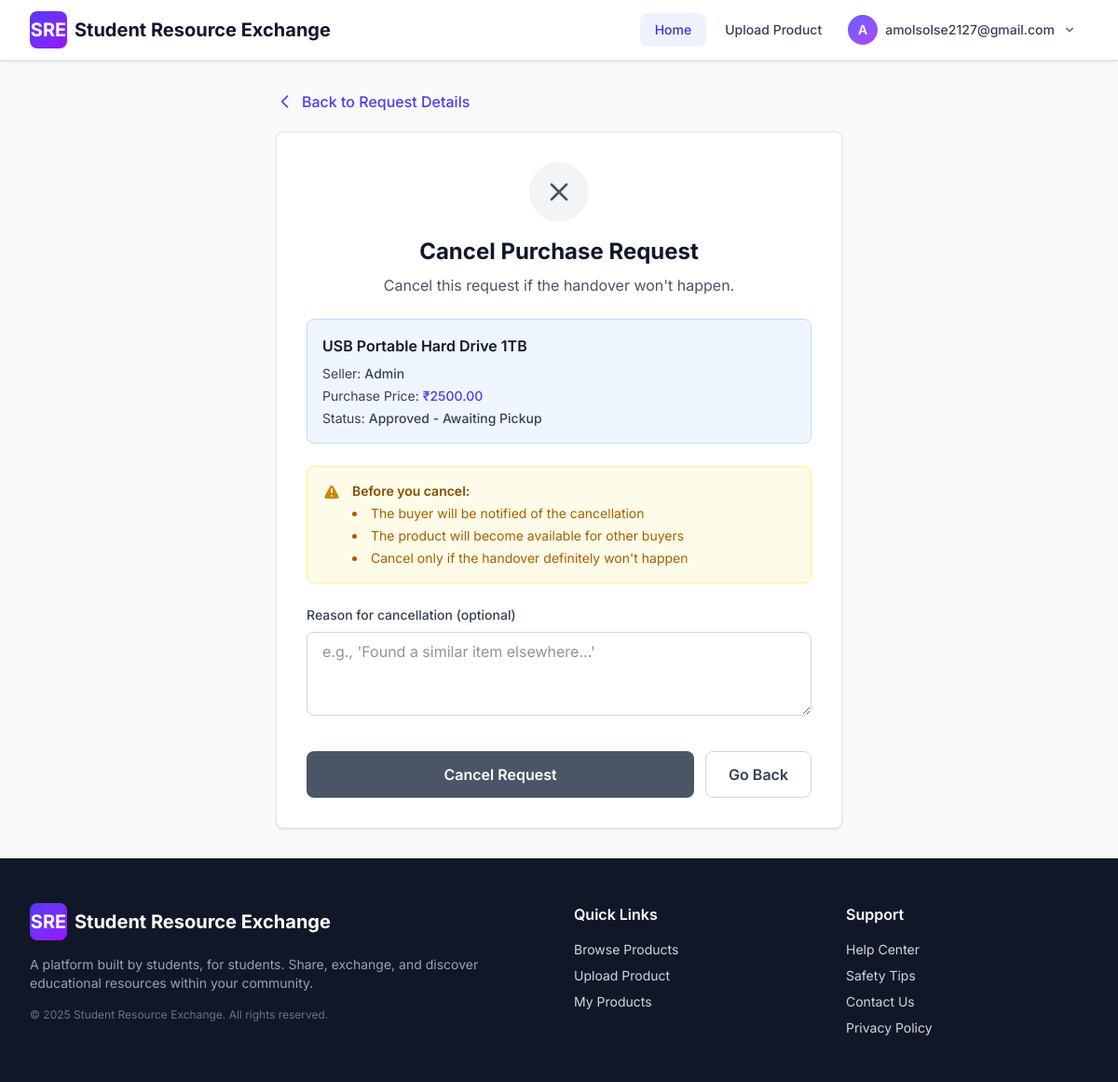
Screenshot of /products/purchase-requests/12/cancel/ (signed in) with the database file from the repository.
### products/models.py (models this page shows, shortened)
class PurchaseRequest(models.Model):
    STATUS_CHOICES = [
        ('pending', 'Pending'),
        ('approved', 'Approved - Awaiting Pickup'),
        ('rejected', 'Rejected'),
        ('completed', 'Completed - Item Delivered'),
        ('cancelled', 'Cancelled'),
    ]
    product = models.ForeignKey(
        Product,
        on_delete=models.CASCADE,
        related_name='purchase_requests'
    )
    buyer = models.ForeignKey(
        User,
        on_delete=models.CASCADE,
        related_name='purchase_requests_made'
    )
    seller = models.ForeignKey(
        User,
        on_delete=models.CASCADE,
        related_name='purchase_requests_received'
    )
    status = models.CharField(
        max_length=20,
        choices=STATUS_CHOICES,
        default='pending'
    )
    message = models.TextField(
        blank=True,
        null=True,
        help_text="Message from buyer to seller"
    )
    purchase_price = models.DecimalField(
        max_digits=10,
        decimal_places=2,
        help_text="Agreed purchase price"
    )
    request_date = models.DateTimeField(auto_now_add=True)
    approved_date = models.DateTimeField(blank=True, null=True)
    completed_date = models.DateTimeField(blank=True, null=True)
    seller_response = models.TextField(
        blank=True,
        null=True,
        help_text="Response message from seller"
    )
    handover_otp_verified = models.BooleanField(
        default=False,
        help_text="Whether handover OTP has been verified (item transfer confirmed)"
    )
    handover_otp_verified_at = models.DateTimeField(
        blank=True,
        null=True,
        help_text="When handover OTP was verified"
    )
    seller_shares_location = models.BooleanField(
        default=False,
        help_text="Whether seller has agreed to share precise location for this request"
    )
    buyer_shares_location = models.BooleanField(
        default=False,
        help_text="Whether buyer has agreed to share precise location for this request"
    )
    created_at = models.DateTimeField(auto_now_add=True)
    updated_at = models.DateTimeField(auto_now=True)
    class Meta:
        db_table = 'purchase_requests'
        ordering = ['-created_at']
        verbose_name = 'Purchase Request'
        verbose_name_plural = 'Purchase Requests'
    def can_be_cancelled_by_seller(self):
        return self.status == 'approved' and not self.handover_otp_verified

class Product(models.Model):
    CATEGORY_CHOICES = [
        ('books', 'Books'),
        ('notes', 'Notes'),
        ('electronics', 'Electronics'),
        ('stationery', 'Stationery'),
        ('lab_equipment', 'Lab Equipment'),
        ('other', 'Other'),
    ]
    CONDITION_CHOICES = [
        ('new', 'New'),
        ('like_new', 'Like New'),
        ('good', 'Good'),
        ('fair', 'Fair'),
        ('poor', 'Poor'),
    ]
    LISTING_TYPE_CHOICES = [
        ('sell', 'For Sale'),
        ('lend', 'For Lending'),
        ('both', 'Sale or Lend'),
    ]
    title = models.CharField(max_length=255, help_text="Product name or title")
    description = models.TextField(help_text="Detailed description of the product")
    category = models.CharField(max_length=50, choices=CATEGORY_CHOICES, default='other')
    condition = models.CharField(max_length=20, choices=CONDITION_CHOICES, default='good')
    listing_type = models.CharField(
        max_length=10,
        choices=LISTING_TYPE_CHOICES,
        default='sell',
        help_text="Whether this item is for sale, lending, or both"
    )
    price = models.DecimalField(
        max_digits=10,
        decimal_places=2,
        validators=[MinValueValidator(0.01)],
        help_text="Price in INR (₹) - for selling",
        blank=True,
        null=True
    )
    borrow_price_per_day = models.DecimalField(
        max_digits=10,
        decimal_places=2,
        validators=[MinValueValidator(0.01)],
        help_text="Daily rental price in INR (₹)",
        blank=True,
        null=True
    )
    borrow_deposit = models.DecimalField(
        max_digits=10,
        decimal_places=2,
        validators=[MinValueValidator(0)],
        help_text="Refundable deposit amount in INR (₹)",
        blank=True,
        null=True,
        default=0
    )
    max_borrow_days = models.IntegerField(
        default=30,
        validators=[MinValueValidator(1)],
        help_text="Maximum number of days item can be borrowed"
    )
    is_currently_borrowed = models.BooleanField(
        default=False,
        help_text="Is this item currently borrowed by someone?"
    )
    image1 = models.ImageField(
        upload_to=product_image_upload_path,
        blank=True,
        null=True,
        help_text="Primary product image (required)"
    )
    image2 = models.ImageField(
        upload_to=product_image_upload_path,
        blank=True,
        null=True,
        help_text="Additional image (optional)"
    )
    image3 = models.ImageField(
        upload_to=product_image_upload_path,
        blank=True,
        null=True,
        help_text="Additional image (optional)"
    )
    image4 = models.ImageField(
        upload_to=product_image_upload_path,
        blank=True,
        null=True,
        help_text="Additional image (optional)"
    )
    image5 = models.ImageField(
        upload_to=product_image_upload_path,
        blank=True,
        null=True,
        help_text="Additional image (optional)"
    )
    seller = models.ForeignKey(User, on_delete=models.CASCADE, related_name='products')
    is_available = models.BooleanField(default=True, help_text="Is this product still available?")
    views = models.IntegerField(default=0, editable=False)
    created_at = models.DateTimeField(auto_now_add=True)
    updated_at = models.DateTimeField(auto_now=True)
    class Meta:
        db_table = 'products'
        ordering = ['-created_at']
        verbose_name = 'Product'
        verbose_name_plural = 'Products'

### registration/models.py (models this page shows, shortened)
class User(models.Model):
    id = models.AutoField(primary_key=True)
    email = models.EmailField(unique=True, db_index=True, max_length=255)
    password_hash = models.CharField(max_length=128)
    college_id = models.CharField(max_length=100)
    name = models.CharField(max_length=255, blank=True, null=True)
    college_name = models.CharField(max_length=255, blank=True, null=True)
    university_name = models.CharField(max_length=255, blank=True, null=True)
    rating = models.IntegerField(default=0)
    email_verified = models.BooleanField(default=False)
    is_admin = models.BooleanField(default=False)
    address_line1 = models.CharField(max_length=255, blank=True, null=True)
    address_line2 = models.CharField(max_length=255, blank=True, null=True)
    city = models.CharField(max_length=100, blank=True, null=True)
    state_province = models.CharField(max_length=100, blank=True, null=True)
    zip_postal_code = models.CharField(max_length=20, blank=True, null=True)
    country = models.CharField(max_length=100, blank=True, null=True)
    latitude = models.DecimalField(
        max_digits=9,
        decimal_places=6,
        blank=True,
        null=True,
        validators=[MinValueValidator(-90), MaxValueValidator(90)],
        help_text="Latitude coordinate"
    )
    longitude = models.DecimalField(
        max_digits=9,
        decimal_places=6,
        blank=True,
        null=True,
        validators=[MinValueValidator(-180), MaxValueValidator(180)],
        help_text="Longitude coordinate"
    )
    share_precise_location = models.BooleanField(
        default=False,
        help_text="Share exact location with approved requesters"
    )
    created_at = models.DateTimeField(auto_now_add=True)
    updated_at = models.DateTimeField(auto_now=True)
    class Meta:
        db_table = 'user'
        ordering = ['-created_at']
        indexes = [
            models.Index(fields=['latitude', 'longitude']),
        ]

### products/views.py (the view, shortened to what this page needs)
# urls.py: path('purchase-requests/<int:request_id>/cancel/', views.purchase_request_cancel, name='purchase_request_cancel'),
@login_required
def purchase_request_cancel(request, request_id):
    from .models import PurchaseRequest
    purchase_request = get_object_or_404(PurchaseRequest, id=request_id)
    user_id = request.session['user_id']
    is_buyer = purchase_request.buyer.id == user_id
    is_seller = purchase_request.seller.id == user_id
    if not (is_buyer or is_seller):
        messages.error(request, 'You are not authorized to cancel this request.')
        return redirect('products:purchase_request_detail', request_id=request_id)
    can_cancel = False
    cancellation_reason = ""
    if is_buyer and purchase_request.can_be_cancelled_by_buyer():
        can_cancel = True
        cancellation_reason = "Cancelled by buyer"
    elif is_seller and purchase_request.can_be_cancelled_by_seller():
        can_cancel = True
        cancellation_reason = "Cancelled by seller (handover not completed)"
    if not can_cancel:
        messages.error(request, f'Cannot cancel a {purchase_request.status} request at this stage.')
        return redirect('products:purchase_request_detail', request_id=request_id)
    context = {
        'purchase_request': purchase_request,
        'is_buyer': is_buyer,
        'is_seller': is_seller,
    }
    return render(request, 'products/purchase_request_cancel.html', context)

### chat/context_processors.py (called while the page is built)
def unread_messages(request):
    user_id = request.session.get('user_id')
    if not user_id:
        return {'unread_message_count': 0}
    cache_key = f'unread_message_count_{user_id}'
    unread_count = cache.get(cache_key)
    if unread_count is None:
        from registration.models import User
        try:
            user = User.objects.get(id=user_id)
            unread_count = Conversation.get_total_unread_count(user)
            cache.set(cache_key, unread_count, 30)
        except User.DoesNotExist:
            unread_count = 0
            cache.set(cache_key, unread_count, 30)
        except DatabaseError as e:
            logger.error(f"Database error in unread_messages context processor for user_id {user_id}: {e}")
            unread_count = 0
    return {'unread_message_count': unread_count}

### chat/models.py (called while the page is built)
    @staticmethod
    def get_total_unread_count(user):
        return Message.objects.filter(
            Q(conversation__buyer=user) | Q(conversation__seller=user)
        ).exclude(sender=user).filter(is_read=False).count()

### products/context_processors.py (called while the page is built)
def pending_borrow_requests(request):
    user_id = request.session.get('user_id')
    if not user_id:
        return {'pending_borrow_requests_count': 0}
    cache_key = f'pending_borrow_requests_count_{user_id}'
    pending_count = cache.get(cache_key)
    if pending_count is None:
        pending_count = BorrowRequest.objects.filter(
            lender_id=user_id,
            status='pending'
        ).count()
        cache.set(cache_key, pending_count, 300)
    return {'pending_borrow_requests_count': pending_count}

### products/templates/products/purchase_request_cancel.html (shortened to what this page needs)
{% extends "base.html" %}
{% block content %}
<div class="min-h-screen bg-gray-50 py-4 sm:py-8">
    <div class="max-w-2xl mx-auto px-4 sm:px-6 lg:px-8">
        <div class="mb-4">
            <a href="{% url 'products:purchase_request_detail' purchase_request.id %}"
               class="inline-flex items-center text-sm sm:text-base text-indigo-600 hover:text-indigo-700 transition-colors font-medium group">
                <svg class="w-4 h-4 sm:w-5 sm:h-5 mr-2 group-hover:-translate-x-1 transition-transform" fill="none" stroke="currentColor" viewBox="0 0 24 24">
                    <path stroke-linecap="round" stroke-linejoin="round" stroke-width="2" d="M15 19l-7-7 7-7"/>
                </svg>
                Back to Request Details
            </a>
        </div>
        <div class="bg-white rounded-lg shadow-sm border border-gray-200 p-6 sm:p-8">
            <div class="text-center mb-6">
                <div class="w-16 h-16 bg-gray-100 rounded-full flex items-center justify-center mx-auto mb-4">
                    <svg class="w-8 h-8 text-gray-600" fill="none" stroke="currentColor" viewBox="0 0 24 24">
                        <path stroke-linecap="round" stroke-linejoin="round" stroke-width="2" d="M6 18L18 6M6 6l12 12"/>
                    </svg>
                </div>
                <h2 class="text-2xl font-bold text-gray-900 mb-2">Cancel Purchase Request</h2>
                <p class="text-gray-600">
                    {% if is_buyer %}
                    Are you sure you want to cancel your purchase request?
                    {% else %}
                    Cancel this request if the handover won't happen.
                    {% endif %}
                </p>
            </div>
            <div class="bg-blue-50 border border-blue-200 rounded-lg p-4 mb-6">
                <p class="font-semibold text-gray-900 mb-2">{{ purchase_request.product.title }}</p>
                <div class="text-sm text-gray-700 space-y-1">
                    <p>Seller: <span class="font-medium">{{ purchase_request.seller.name|default:purchase_request.seller.email }}</span></p>
                    <p>Purchase Price: <span class="font-medium text-indigo-600">₹{{ purchase_request.purchase_price }}</span></p>
                    <p>Status: <span class="font-medium">{{ purchase_request.get_status_display }}</span></p>
                </div>
            </div>
            <div class="bg-yellow-50 border border-yellow-200 rounded-lg p-4 mb-6">
                <div class="flex items-start">
                    <div class="ml-3">
                        <h3 class="text-sm font-semibold text-yellow-800">Before you cancel:</h3>
                        <ul class="text-sm text-yellow-700 mt-1 space-y-1 list-disc list-inside">
                            {% if is_buyer %}
                            <li>The seller will be notified of the cancellation</li>
                            <li>You can create a new request later if you change your mind</li>
                            <li>Cancelling too many requests may affect your reputation</li>
                            {% else %}
                            <li>The buyer will be notified of the cancellation</li>
                            <li>The product will become available for other buyers</li>
                            <li>Cancel only if the handover definitely won't happen</li>
                            {% endif %}
                        </ul>
                    </div>
                </div>
            </div>
            <form method="post" class="space-y-4">
                <div>
                    <label for="cancellation_reason" class="block text-sm font-medium text-gray-700 mb-2">
                        Reason for cancellation (optional)
                    </label>
                    <textarea name="cancellation_reason" id="cancellation_reason" rows="3"
                              class="w-full px-4 py-2 border border-gray-300 rounded-lg focus:ring-2 focus:ring-indigo-500 focus:border-transparent"
                              placeholder="e.g., 'Found a similar item elsewhere...'"></textarea>
                </div>
                <div class="flex gap-3 pt-4">
                    <button type="submit"
                            class="flex-1 bg-gray-600 text-white font-semibold py-3 px-4 rounded-lg hover:bg-gray-700 transition-colors">
                        Cancel Request
                    </button>
                    <a href="{% url 'products:purchase_request_detail' purchase_request.id %}"
                       class="px-6 py-3 border border-gray-300 text-gray-700 font-semibold rounded-lg hover:bg-gray-50 transition-colors">
                        Go Back
                    </a>
                </div>
            </form>
        </div>
    </div>
</div>
{% endblock %}

### theme/templates/base.html (style rules this page uses)
body { font-family: 'Inter', sans-serif; }
html { scroll-behavior: smooth; }
a, button { transition: all 0.2s ease-in-out; }

### rows the page displays
PurchaseRequest: product "USB Portable Hard Drive 1TB", seller.name "Admin", purchase_price "2500.00", status "Approved - Awaiting Pickup"

### other values shown
{{ request.session.user_name.0|upper }} "A"
{{ request.session.user_name }} "amolsolse2127@gmail.com"
